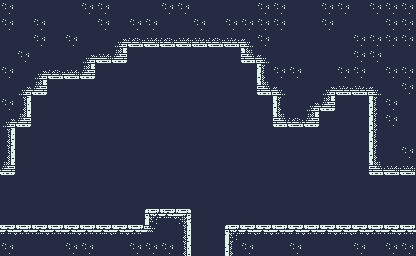

This is a level from a 2D game, rendered from its Tiled map with the project's own tilesets. A one-line summary and the complete map file follow:
An orthogonal 26x16 tile map with 16x16 px tiles, 2 tile layers (BG, Walls) and 14 objects.

<map version="1.4" tiledversion="1.4.3" orientation="orthogonal" renderorder="right-down" width="26" height="16" tilewidth="16" tileheight="16" infinite="0" nextlayerid="5" nextobjectid="15">
 <tileset firstgid="1" source="../TileSet/Dow_TileSet.tsx" />
 <layer id="1" name="BG" width="26" height="16">
  <data encoding="csv">
191,191,191,191,191,191,191,191,191,191,191,191,191,191,191,191,191,191,191,191,191,191,191,191,191,191,
191,191,191,191,191,191,191,191,191,191,191,191,191,191,191,191,191,191,191,191,191,191,191,191,191,191,
191,191,191,191,191,191,191,191,191,191,191,191,191,191,191,191,191,191,191,191,191,191,191,191,191,191,
191,191,191,191,191,191,191,191,191,191,191,191,191,191,191,191,191,191,191,191,191,191,191,191,191,191,
191,191,191,191,191,191,191,191,191,191,191,191,191,191,191,191,191,191,191,191,191,191,191,191,191,191,
191,191,191,191,191,191,191,191,191,191,191,191,191,191,191,191,191,191,191,191,191,191,191,191,191,191,
191,191,191,191,191,191,191,191,191,191,191,191,191,191,191,191,191,191,191,191,191,191,191,191,191,191,
191,191,191,191,191,191,191,191,191,191,191,191,191,191,191,191,191,191,191,191,191,191,191,191,191,191,
191,191,191,191,191,191,191,191,191,191,191,191,191,191,191,191,191,191,191,191,191,191,191,191,191,191,
191,191,191,191,191,191,191,191,191,191,191,191,191,191,191,191,191,191,191,191,191,191,191,191,191,191,
191,191,191,191,191,191,191,191,191,191,191,191,191,191,191,191,191,191,191,191,191,191,191,191,191,191,
191,191,191,191,191,191,191,191,191,191,191,191,191,191,191,191,191,191,191,191,191,191,191,191,191,191,
191,191,191,191,191,191,191,191,191,191,191,191,191,191,191,191,191,191,191,191,191,191,191,191,191,191,
191,191,191,191,191,191,191,191,191,191,191,191,191,191,191,191,191,191,191,191,191,191,191,191,191,191,
191,191,191,191,191,191,191,191,191,191,191,191,191,191,191,191,191,191,191,191,191,191,191,191,191,191,
191,191,191,191,191,191,191,191,191,191,191,191,191,191,191,191,191,191,191,191,191,191,191,191,191,191
</data>
 </layer>
 <layer id="2" name="Walls" width="26" height="16">
  <data encoding="csv">
190,191,191,191,191,190,190,191,191,191,190,190,191,191,191,191,190,190,191,191,190,190,191,190,190,190,
190,191,190,191,191,191,190,191,190,190,191,191,190,191,190,190,190,190,191,191,190,191,191,191,190,190,
191,191,190,191,190,191,191,168,169,171,169,171,170,169,170,252,190,191,191,191,191,191,190,190,190,190,
191,190,191,191,191,248,171,249,0,0,0,0,0,0,0,251,172,191,191,191,191,191,190,190,191,191,
190,191,168,169,171,249,0,0,0,0,0,0,0,0,0,0,192,190,190,191,191,190,190,191,190,190,
191,248,249,0,0,0,0,0,0,0,0,0,0,0,0,0,251,252,191,191,168,170,170,172,191,190,
190,268,0,0,0,0,0,0,0,0,0,0,0,0,0,0,0,231,191,168,249,0,0,272,190,191,
168,249,0,0,0,0,0,0,0,0,0,0,0,0,0,0,0,251,169,249,0,0,0,192,190,191,
229,0,0,0,0,0,0,0,0,0,0,0,0,0,0,0,0,0,0,0,0,0,0,192,191,191,
268,0,0,0,0,0,0,0,0,0,0,0,0,0,0,0,0,0,0,0,0,0,0,272,191,190,
249,0,0,0,0,0,0,0,0,0,0,0,0,0,0,0,0,0,0,0,0,0,0,251,171,171,
0,0,0,0,0,0,0,0,0,0,0,0,0,0,0,0,0,0,0,0,0,0,0,0,0,0,
0,0,0,0,0,0,0,0,0,0,0,0,0,0,0,0,0,0,0,0,0,0,0,0,0,0,
0,0,0,0,0,0,0,0,0,211,290,209,0,0,0,0,0,0,0,0,0,0,0,0,0,0,
289,291,290,291,290,291,290,289,291,292,191,229,0,0,211,289,289,291,289,291,289,290,289,291,290,291,
190,191,191,191,190,190,191,191,190,190,190,268,0,0,231,190,191,191,190,191,191,191,190,191,190,190
</data>
 </layer>
 <objectgroup id="3" name="Walls_Collision" visible="0">
  <object id="1" x="16" y="0" width="400" height="48" />
  <object id="2" x="384" y="64" width="32" height="128" />
  <object id="3" x="0" y="240" width="192" height="16" />
  <object id="4" x="0" y="0" width="16" height="192" />
  <object id="5" x="16" y="48" width="112" height="16" />
  <object id="6" x="16" y="64" width="80" height="16" />
  <object id="7" x="16" y="80" width="32" height="16" />
  <object id="8" x="16" y="96" width="16" height="32" />
  <object id="9" x="240" y="48" width="176" height="16" />
  <object id="10" x="256" y="64" width="128" height="32" />
  <object id="11" x="272" y="96" width="48" height="32" />
  <object id="12" x="320" y="96" width="16" height="16" />
  <object id="13" x="224" y="240" width="192" height="16" />
  <object id="14" x="160" y="224" width="32" height="16" />
 </objectgroup>
</map>
